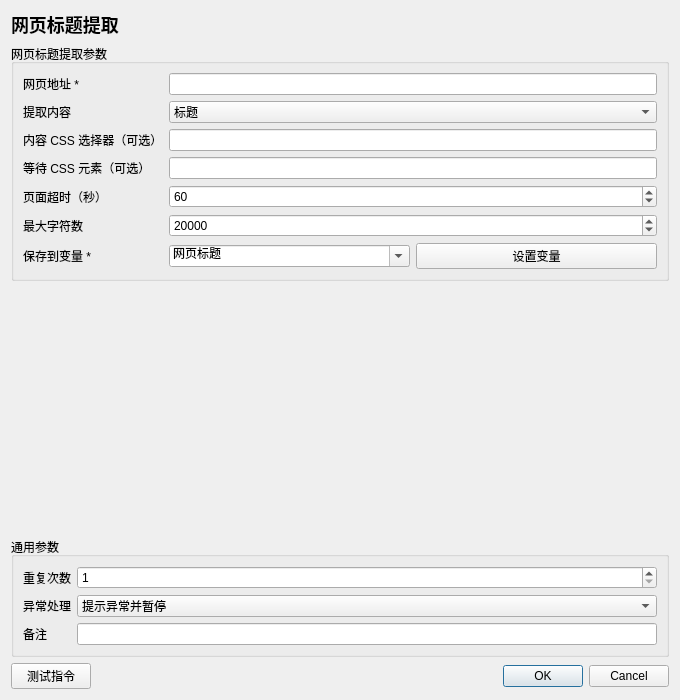
<?xml version='1.0' encoding='utf-8'?>
<ui version="4.0"><class>InstructionEditor</class><widget class="QDialog" name="InstructionEditor">
<property name="geometry"><rect><x>0</x><y>0</y><width>680</width><height>700</height></rect></property><property name="minimumSize"><size><width>560</width><height>480</height></size></property><property name="windowTitle"><string>网页标题提取</string></property>
<layout class="QVBoxLayout" name="rootLayout">
<item><widget class="QLabel" name="titleLabel"><property name="text"><string>网页标题提取</string></property><property name="styleSheet"><string>font-size: 18px; font-weight: 600;</string></property></widget></item>
<item><widget class="QGroupBox" name="parameterGroupBox"><property name="title"><string>网页标题提取参数</string></property><layout class="QFormLayout" name="parameterFormLayout"><item row="0" column="0"><widget class="QLabel" name="parameterLabel_0"><property name="text"><string>网页地址 *</string></property></widget></item><item row="0" column="1"><widget class="QLineEdit" name="parameter_0"><property name="text"><string /></property></widget></item><item row="1" column="0"><widget class="QLabel" name="parameterLabel_1"><property name="text"><string>提取内容</string></property></widget></item><item row="1" column="1"><widget class="QComboBox" name="parameter_1"><item><property name="text"><string>标题</string></property></item></widget></item><item row="2" column="0"><widget class="QLabel" name="parameterLabel_2"><property name="text"><string>内容 CSS 选择器（可选）</string></property></widget></item><item row="2" column="1"><widget class="QLineEdit" name="parameter_2"><property name="text"><string /></property></widget></item><item row="3" column="0"><widget class="QLabel" name="parameterLabel_3"><property name="text"><string>等待 CSS 元素（可选）</string></property></widget></item><item row="3" column="1"><widget class="QLineEdit" name="parameter_3"><property name="text"><string /></property></widget></item><item row="4" column="0"><widget class="QLabel" name="parameterLabel_4"><property name="text"><string>页面超时（秒）</string></property></widget></item><item row="4" column="1"><widget class="QSpinBox" name="parameter_4"><property name="minimum"><number>5</number></property><property name="maximum"><number>180</number></property><property name="value"><number>60</number></property></widget></item><item row="5" column="0"><widget class="QLabel" name="parameterLabel_5"><property name="text"><string>最大字符数</string></property></widget></item><item row="5" column="1"><widget class="QSpinBox" name="parameter_5"><property name="minimum"><number>500</number></property><property name="maximum"><number>200000</number></property><property name="value"><number>20000</number></property></widget></item><item row="6" column="0"><widget class="QLabel" name="parameterLabel_6"><property name="text"><string>保存到变量 *</string></property></widget></item><item row="6" column="1"><widget class="QWidget" name="parameterContainer_6"><layout class="QHBoxLayout" name="parameterLayout_6"><property name="leftMargin"><number>0</number></property><property name="rightMargin"><number>0</number></property><property name="topMargin"><number>0</number></property><property name="bottomMargin"><number>0</number></property><item><widget class="QComboBox" name="parameter_6"><property name="editable"><bool>true</bool></property><item><property name="text"><string>网页标题</string></property></item></widget></item><item><widget class="QPushButton" name="auxiliary_6"><property name="text"><string>设置变量</string></property></widget></item></layout></widget></item></layout></widget></item>
<item><spacer name="verticalSpacer"><property name="orientation"><enum>Qt::Vertical</enum></property><property name="sizeHint" stdset="0"><size><width>20</width><height>20</height></size></property></spacer></item>
<item><widget class="QGroupBox" name="commonGroupBox"><property name="title"><string>通用参数</string></property><layout class="QFormLayout" name="commonFormLayout">
<item row="0" column="0"><widget class="QLabel" name="repeatLabel"><property name="text"><string>重复次数</string></property></widget></item><item row="0" column="1"><widget class="QSpinBox" name="repeatSpinBox"><property name="minimum"><number>1</number></property><property name="maximum"><number>999999</number></property><property name="value"><number>1</number></property></widget></item>
<item row="1" column="0"><widget class="QLabel" name="errorPolicyLabel"><property name="text"><string>异常处理</string></property></widget></item><item row="1" column="1"><widget class="QComboBox" name="errorPolicyComboBox"><item><property name="text"><string>自动跳过</string></property></item><item><property name="text"><string>提示异常并暂停</string></property></item><item><property name="text"><string>提示异常并停止</string></property></item><property name="currentIndex"><number>1</number></property></widget></item>
<item row="2" column="0"><widget class="QLabel" name="noteLabel"><property name="text"><string>备注</string></property></widget></item><item row="2" column="1"><widget class="QLineEdit" name="noteEdit" /></item>
</layout></widget></item>
<item><layout class="QHBoxLayout" name="footerLayout"><item><widget class="QPushButton" name="testButton"><property name="text"><string>测试指令</string></property></widget></item><item><spacer name="footerSpacer"><property name="orientation"><enum>Qt::Horizontal</enum></property><property name="sizeHint" stdset="0"><size><width>40</width><height>20</height></size></property></spacer></item><item><widget class="QDialogButtonBox" name="buttonBox"><property name="standardButtons"><set>QDialogButtonBox::Cancel|QDialogButtonBox::Ok</set></property></widget></item></layout></item>
</layout></widget><resources /><connections /></ui>
